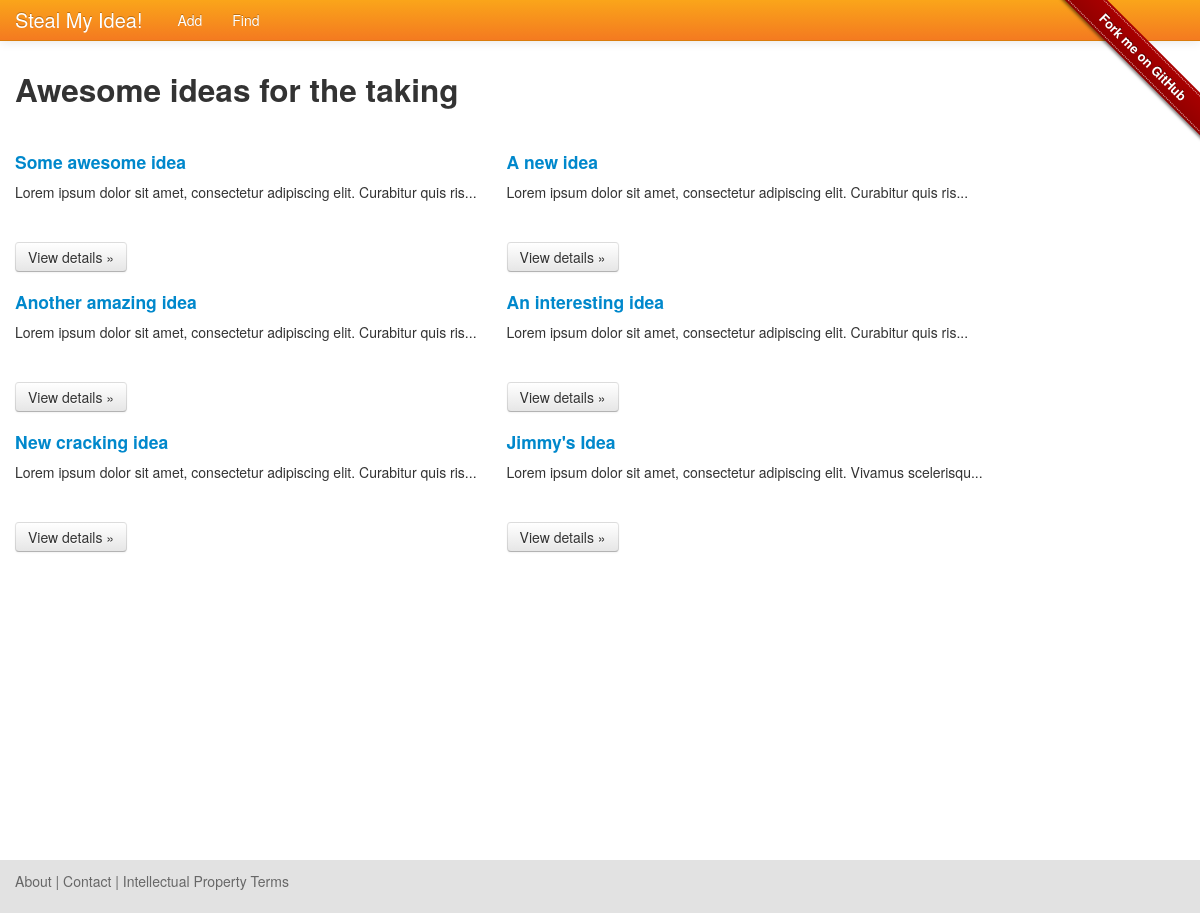
/ideas/, run on the app's committed database.
### ideas/models.py (models this page shows, shortened)
class Idea(models.Model):
    HELP = 'Help! Work with me to make this idea a reality'
    EXECUTION = 'Someone, anyone to make take this idea and make it a reality'
    MONEY = 'Money to take this idea and turn it into a reality'
    AUTHOR_WANTS_OPTIONS = (
        (HELP,      'Help! Work with me to make this idea a reality'),
        (EXECUTION, 'Someone, anyone to make take this idea and make it a reality'),
        (MONEY,     'Money to take this idea and turn it into a reality'),
    )
    title = models.CharField(max_length=200)
    date_published = models.DateTimeField(auto_now_add=True)
    description = models.TextField()
    author_wants = models.CharField(max_length=100, choices=AUTHOR_WANTS_OPTIONS, default=EXECUTION)
    votes = models.IntegerField(default=0)

### ideas/views.py (the view)
# urls.py: url(r'^ideas/$', views.IndexView.as_view(), name='index'),
class IndexView(generic.ListView):
    template_name = 'ideas/index.html'
    context_object_name = 'latest_idea_list'
    def get_queryset(self):
        return Idea.objects.order_by('-votes')[:20]

### ideas/templates/ideas/index.html
{% include 'ideas/header.html' %}
{% if latest_idea_list %}
  <h2>Awesome ideas for the taking</h2>
  <div class="row">
    {% for idea in latest_idea_list %}
    <div class="span">
      <h4><a href="{% url 'ideas:single' idea.id %}">{{ idea.title }}</a></h4>
      <p>{{ idea.description|slice:':75' }}...</p>
      <p><a class="btn" href="{% url 'ideas:single' idea.id %}">View details &raquo;</a></p>
    </div>
    {% endfor %}
  </div>
{% else %}
    <p>There are no ideas to steal right now :( </p>
{% endif %}
{% include 'ideas/footer.html' %}

### data on the page
Idea: title "Some awesome idea", description "Lorem ipsum dolor sit amet, consectetur adipiscing elit. Curabitur quis ris"
Idea: title "A new idea", description "Lorem ipsum dolor sit amet, consectetur adipiscing elit. Curabitur quis ris"
Idea: title "Another amazing idea", description "Lorem ipsum dolor sit amet, consectetur adipiscing elit. Curabitur quis ris"
Idea: title "An interesting idea", description "Lorem ipsum dolor sit amet, consectetur adipiscing elit. Curabitur quis ris"
Idea: title "New cracking idea", description "Lorem ipsum dolor sit amet, consectetur adipiscing elit. Curabitur quis ris"
Idea: title "Jimmy's Idea", description "Lorem ipsum dolor sit amet, consectetur adipiscing elit. Vivamus scelerisqu"
